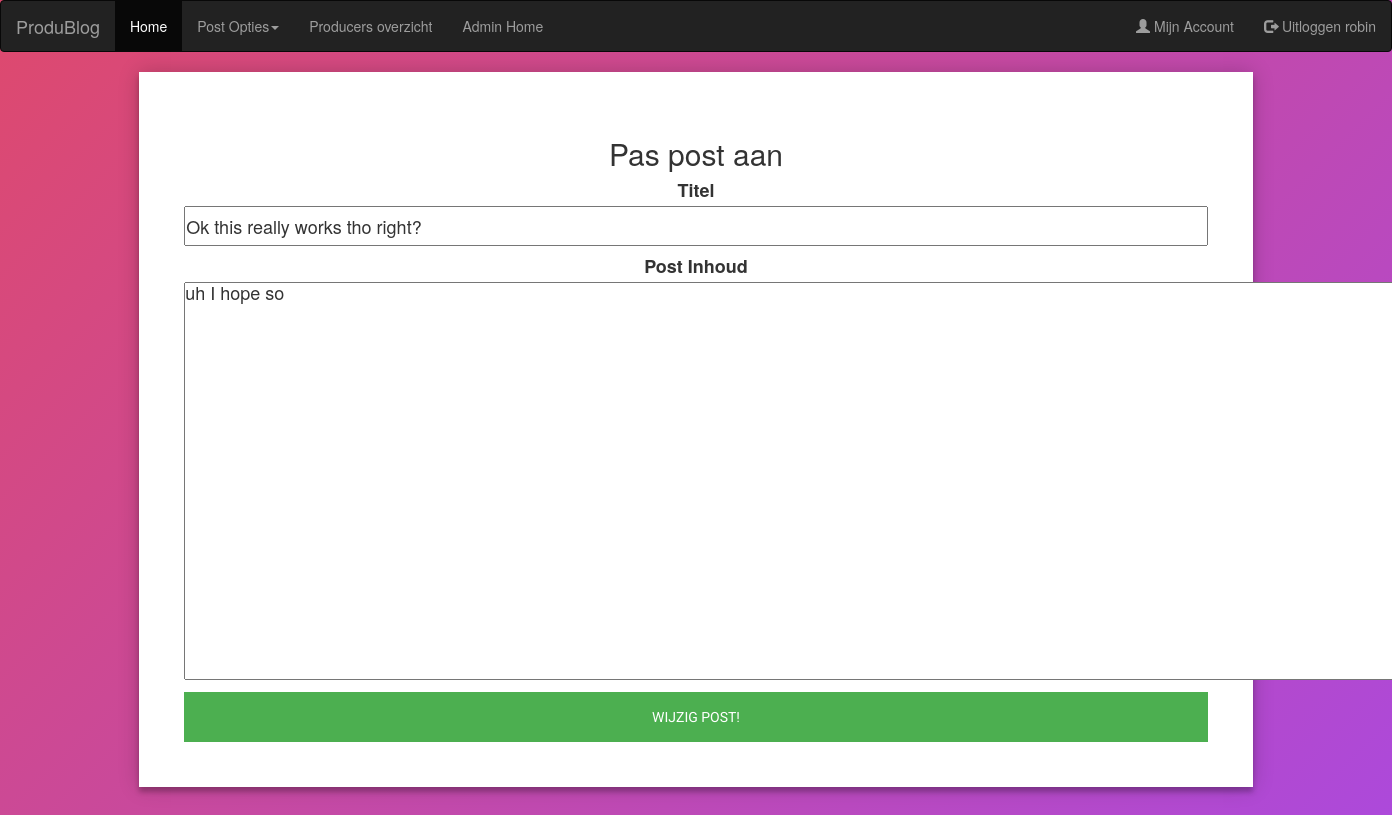
/Produblog/editpost.php?id=24 (signed in), run on an earlier commit of the app's database.
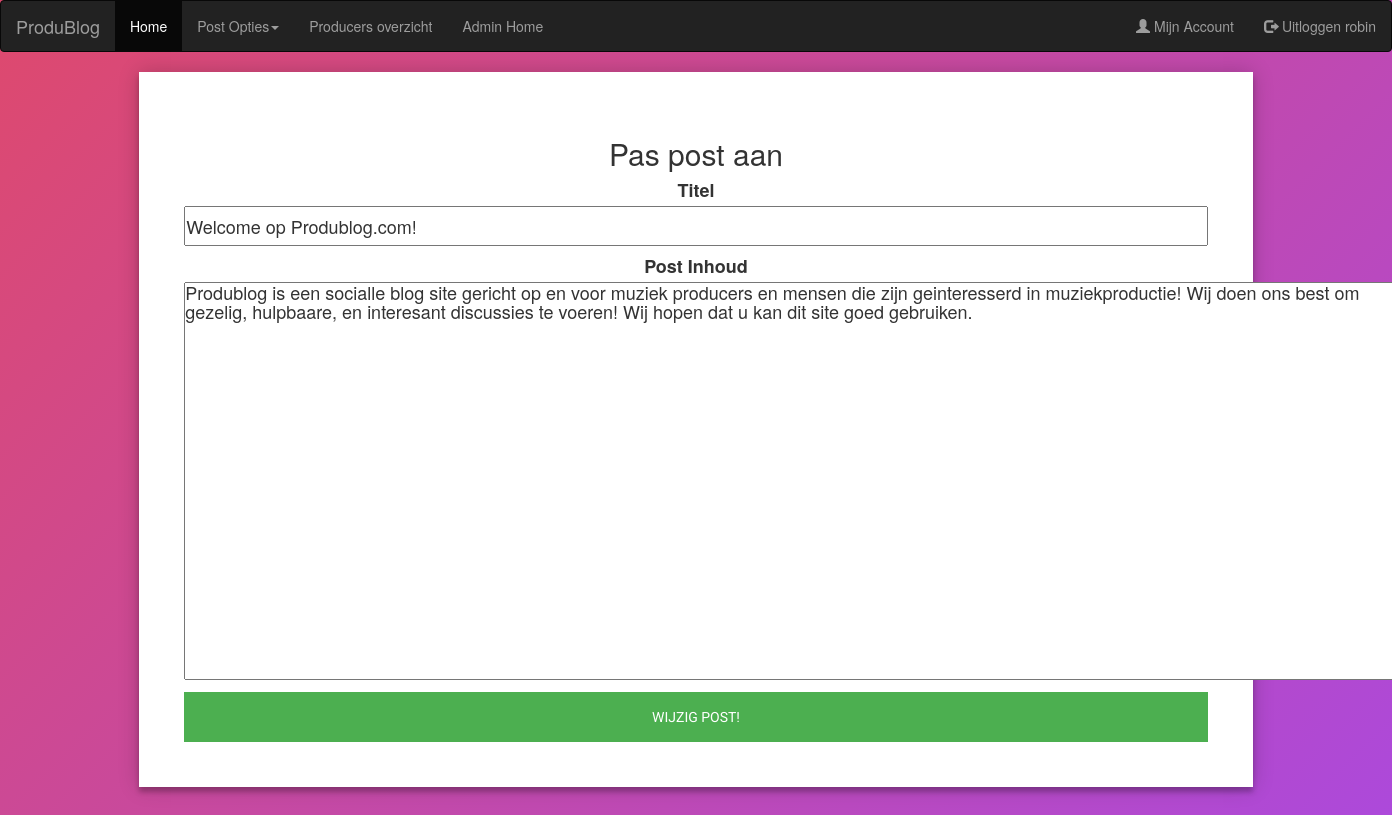
And on a later commit of the database.
### tables this page shows
CREATE TABLE `post` (
  `idPost` int(11) NOT NULL,
  `idUsers` int(11) NOT NULL,
  `postname` varchar(64) DEFAULT NULL,
  `postcontent` longtext NOT NULL,
  `file_ops` varchar(255) DEFAULT NULL,
  `datum` date DEFAULT NULL,
  `admin_post` tinyint(1) DEFAULT NULL
);

### Produblog/assets/includes/functions/functions.php (called while the page is built, shortened)
<?php
function getPost($id = null){
$input_parameters = array();
$con = getDBConnection();
$sql = "SELECT * FROM post";
if($id != null ){
$sql .= " WHERE idPost=? ORDER BY idPost DESC ";
array_push($input_parameters , $id);
}
$stmt = $con->prepare($sql);
$stmt->execute($input_parameters);
return $id != null ? $stmt->fetch() : $stmt->fetchAll();
}
function html($text){
    return htmlspecialchars($text, ENT_QUOTES | ENT_SUBSTITUTE, 'UTF-8');
}
?>

### Produblog/editpost.php (the view, shortened to what this page needs)
<?php
 $id = $_GET["id"];
if(isset($_SESSION['usertype']) && ( ($_SESSION['usertype'] == 'producer')  or ($_SESSION['usertype'] == 'admin') ) ){
	$post = getPost($id);
	echo"
		<div class='postcre'>
		<div class='content'>
			<h2>Pas post aan</h2>
		 <form action='ac_post.php' method='POST'>
				<input type='hidden' name='id' value='".html($post->idPost)."' >
				<h4><label>Titel</label><br>
				<input type='text' name='postname' style='width:100%;height:40px' value='".html($post->postname)."'></h4>
				<h4><label>Post Inhoud</label><br>
				<textarea name='postcontent' id='textarea1' class='mceEditor' cols='120' rows='20'>".html($post->postcontent)."</textarea></h4>
				<input class= 'insert_btn' type='submit' value='Wijzig Post!' name='Update'>
			</form>
		</div>
		</div>
	";
}else{
	echo"
		you do not have access to this page
		<h3 class='loginText'><a class='loginText' href='home.php'>Go home</a></h3>
	";
}
?>

What changed in the data, as far as the page shows it:
changed post: postname "Ok this really works tho right?" → "Welcome op Produblog.com!"; postcontent "uh I hope so" → "Produblog is een socialle blog site gericht op en voor muziek producers en mensen die zijn geinteresserd in muziekproductie! Wij doen ons best om gezelig, hulpbaare, en interesant discussies te voeren! Wij hopen dat u kan dit site goed gebruiken."
